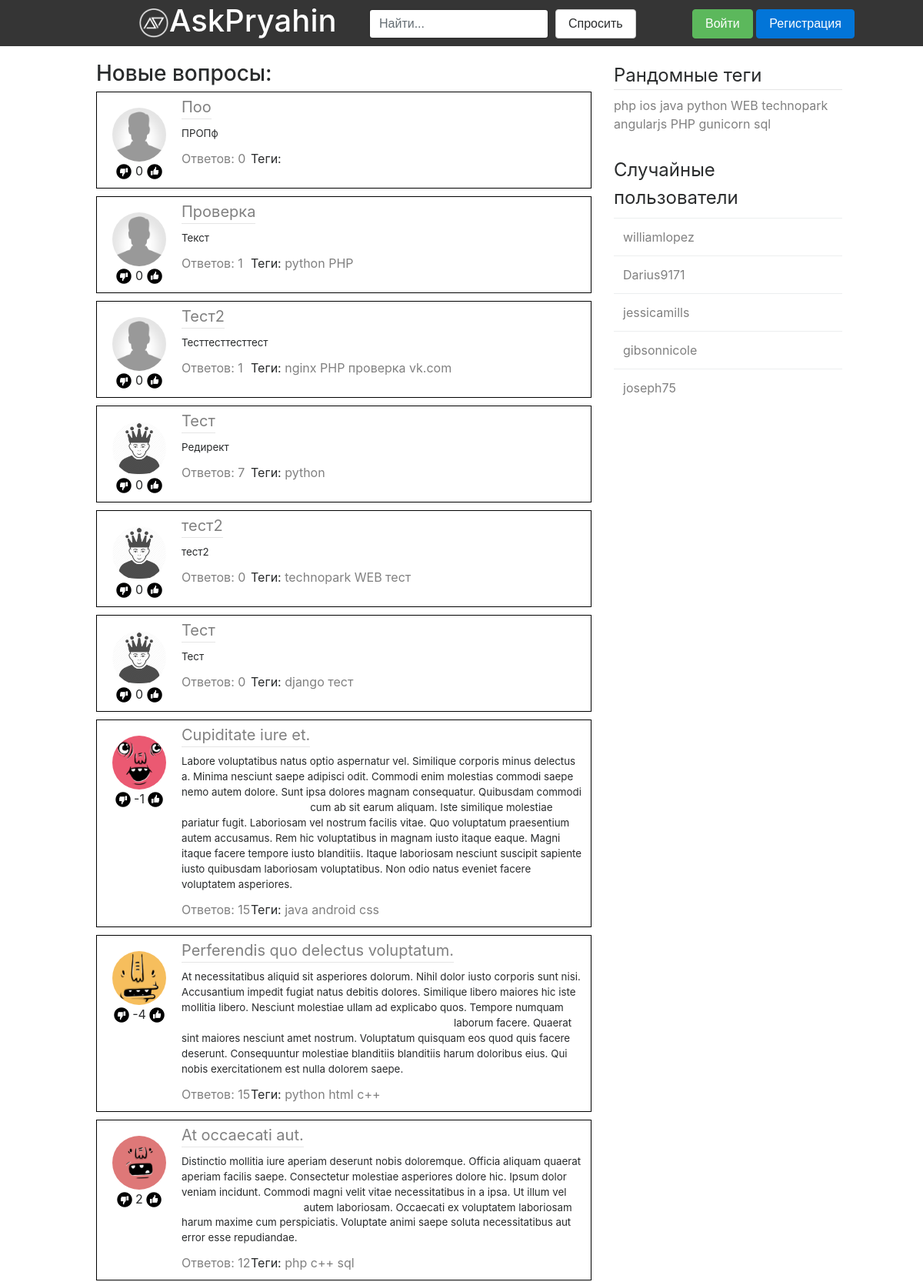
The page / (upper part) on the database its author committed.
### askapp/models.py (models this page shows, shortened)
class Question(models.Model):
    class Meta:
        verbose_name = u'Вопрос'
        verbose_name_plural = u'Вопросы'
    author =  models.ForeignKey(User, verbose_name=u'Пользователь')
    title = models.CharField(max_length = 100, verbose_name=u'Заголовок')
    text = models.TextField(verbose_name=u'Текст')
    rating = models.IntegerField(default = 0, verbose_name=u'Рейтинг')
    count_answers = models.IntegerField(default = 0, verbose_name=u'Количество ответов')
    tags = models.ManyToManyField(Tag, verbose_name=u'Тег')
    isVote = models.BooleanField(default = True, verbose_name=u'Голосование')
    date = models.DateTimeField(default = timezone.now, verbose_name=u'Дата создания')
    objects = QuestionManager()

class Profile(models.Model):
    class Meta:
        verbose_name=u'Профиль'
        verbose_name_plural=u'Профили'
    user = models.OneToOneField(User, verbose_name=u'Пользователь')
    avatar = models.ImageField(upload_to='avatars')
    objects = ProfileManager()

class Tag(models.Model):
    class Meta:
        verbose_name = u'Тег'
        verbose_name_plural = u'Теги'
    text = models.CharField(max_length=15, verbose_name='Tag')
    def __str__(self):
        return self.text

### askapp/views.py (the view)
# urls.py: url(r'^$', views.index, name='index'),
def index(request, page='1'):
    questions = pagination(request, Question.objects.newest(), 20, page)
    questions.paginator.baseurl = "/"
    return render(request, 'index.html', {'tags': randomTags(Tag), 'users': randomUsers(User), 'questions' : questions})

### askapp/func.py (called while the page is built)
def pagination(request, data, count, page):
    paginator = Paginator(data, count)
    get = request.GET.get('page')
    if get:
        page = int(get)
    try:
        paginator_datas_list = paginator.page(int(page))
    except PageNotAnInteger:
        data_list = paginator.page(1)
    except EmptyPage:
        paginator_datas_list = paginator.page(paginator.num_pages)
    return paginator_datas_list

def randomTags(Tag):
    tags = []
    for i in range(Tag.objects.count()):
        tags.append(str(Tag.objects.get(id=i + 1)))
    np.random.shuffle(tags)
    return tags[:10]

def randomUsers(User):
    users = []
    for i in range(User.objects.count()):
        users.append(str(User.objects.get(id=i + 1)))
    np.random.shuffle(users)
    return users[:5]

### askapp/models.py (called while the page is built)
    def newest(self):
        return self.order_by('-date')

### templates/index.html (shortened to what this page needs)
{% extends "base.html"%}
{% block content %}
{% load static %}
<h3>Новые вопросы:</h3>
{% for question in questions %}
            <div class="question">
               <div class="question-avatar">
                  <img src="{{ question.author.profile.avatar.url }}" class="rounded-circle question-avatar-img">
               </div>
               <div class="question-like">
                  <a href="#"><img src="{% static 'img/black-dislike.png' %}" class="like-img"></a>
                  {{ question.rating }}
                  <a href="#"><img src="{% static 'img/like-black.png' %}" class="like-img"></a></div>
               <div class="question-title bot">
                  <a href="{% url 'question' question.id %}">{{ question.title }}</a>
               </div>
               <div class="question-preview">{{ question.text }}</div>
               <div class="question-answers"><a href="{% url 'question' question.id %}">Ответов: {{ question.count_answers }}</a></div>
               <div class="question-tags">Теги:
               {% for tag in question.tags.all %}
                  <a href="{% url 'questions_by_tag' tag %}"> {{ tag }} </a>
               {% endfor %}
               </div>
               <div class="clearfix"></div>
            </div>
{% endfor %}
{% endblock %}

### templates/base.html (shortened to what this page needs)
{% load static %}
<!DOCTYPE html>
<html>
   <head>
      <link rel="stylesheet" type="text/css" href="{% static 'bootstrap-4.0.0-alpha.6-dist/css/bootstrap.min.css' %}">
      <link rel="stylesheet" type="text/css" href="{% static 'css/style.css' %}" />
   </head>
   <body>
      <div class="header">
         <div class="logo">
            <a href="{% url 'index' %}">
               <img src="{% static 'img/ap_logo.png' %}" class="logo-img d-inline-block">
               <h1 class="logo-title">AskPryahin</h1>
            </a>
         </div>
         <div class="search">
            <form class="form-inline" action="/search">
               <input type="text" class="form-control" name="q" placeholder="Найти...">
               &nbsp;&nbsp;<button type="button" class="btn btn-secondary" onClick='location.href="{% url 'ask' %}"'>Спросить</button>
            </form>
         </div>
         <div class="user">
         {% if request.user.is_authenticated %}
            <img src="{{ request.user.profile.avatar.url }}" class="rounded-circle header-avatar">
            <div class="user-block">
               <div class="user-name">{{ request.user.username }}</div>
               <div class="user-options">
                  <a href="{% url 'settings' %}">Настройки</a>
                  <a href="{% url 'logout' %}?continue={{ request.path }}">Выйти</a>
               </div>
            </div>
         {% else %}
            <div class="form-actions">
               <button type="submit" class="btn btn-success" onClick='location.href="{% url 'login' %}?continue={{ request.path }}"'>Войти</button>
               <button type="button" class="btn btn-primary" onClick='location.href="{% url 'signup' %}"'>Регистрация</button>
            </div>
         {% endif %}
         </div>
      </div>
      <div class="content">
         <div class="left">
            {% block content %}{% endblock %}
         </div>
         <div class="right">
            <div class="tags">
               <fieldset>
                  <legend class="bot">Рандомные теги</legend>
                  {% for tag in tags %}
                     <a href="{% url 'questions_by_tag' tag %}">{{ tag }}</a>
                  {% endfor %}
               </fieldset>
            </div>
            <div class="best-members">
               <legend>Случайные пользователи</legend>
               <table class="table">
                  <tbody>
                  {% for user in users %}
                     <tr><td><a href="{% url 'questions_by_user' user %}">{{ user }}</a></td></tr>
                  {% endfor %}
                  </tbody>
               </table>
            </div>
         </div>
         <div class="clearfix"></div>
      </div>
   </body>
</html>

### static/css/style.css (style rules this page uses)
a { color: grey; }
button { cursor: pointer }
.header { background: #353535; width: 100%; height: 60px; min-width: 990px; }
.logo { display: inline-block; vertical-align: middle; margin-left: 15%; margin-top: 10px; color: White; }
.logo a { color: White; text-decoration: none; }
.logo-img { width: 40px; height: 40px; }
.logo-title { margin-top: -45px; margin-left: 40px; }
.search { margin-left: 40%; margin-top: -45px; }
.user { margin-left: 75%; margin-top: -38px; }
.bot { border-bottom: 1px solid #e5e5e5 }
.content, .footer { min-width: 990px; width: 70%; margin: auto; margin-top: 20px; }
.left { width: 65%; margin-left: 20px; float: left; }
.right { width: 30%; margin-left: auto; float: right; }
.best-members { margin-top: 30px; }
.question { padding: 10px; padding-left: 0px; width: 100%; border: 1px solid #000; min-height: 125px; }
.question-avatar { height: 70px; width: 70px; margin: 10px 15px 0px 20px; }
.question-avatar-img { height: 100%; width: 100%; }
.question-like { width: 110px; margin-left: 0px; text-align: center; }
.like-img { width: 20px; height: 20px; }
.question { margin-bottom: 10px; }
.question-title { font-size: 15pt; margin-top: -110px; margin-left: 110px; float: left; }
.question-title a { text-decoration: none; }
.question-preview { font-size: 10pt; margin-left: 110px; margin-top: -70px; }
.question-answers { margin-top: 10px; margin-left: 110px; }
.question-tags { margin-left: 200px; margin-top: -24px; }

### rows shown on the page
Question: author.profile.avatar (placeholder picture), rating "0", title "Поо", text "ПРОПф", count_answers "0"
Question: author.profile.avatar (placeholder picture), rating "0", title "Проверка", text "Текст", count_answers "1"
Tag: text "python", tags "python"
Tag: text "PHP", tags "PHP"
Question: author.profile.avatar (placeholder picture), rating "0", title "Тест2", text "Тесттесттесттест", count_answers "1"
Tag: text "nginx"
Tag: text "проверка"
Tag: text "vk.com"
Question: author.profile.avatar (picture), rating "0", title "Тест", text "Редирект", count_answers "7"
Question: author.profile.avatar (picture), rating "0", title "тест2", text "тест2", count_answers "0"
Tag: text "technopark", tags "technopark"
Tag: text "WEB", tags "WEB"
Tag: text "тест"
Question: author.profile.avatar (picture), rating "0", title "Тест", text "Тест", count_answers "0"
Tag: text "django"
Question: author.profile.avatar (picture), rating "-1", title "Cupiditate iure et.", text "Labore voluptatibus natus optio aspernatur vel. Similique corporis minus delectus a. Minima nesciunt saepe adipisci odit. Commodi enim molestias commodi saepe nemo autem dolore. Sunt ipsa dolores magnam consequatur. Quibusdam commodi cum ab sit earum aliquam. Iste similique molestiae pariatur fugit. Laboriosam vel nostrum facilis vitae. Quo voluptatum praesentium autem accusamus. Rem hic voluptatibus in magnam iusto itaque eaque. Magni itaque facere tempore iusto blanditiis. Itaque laboriosam nesciunt suscipit sapiente iusto quibusdam laboriosam voluptatibus. Non odio natus eveniet facere voluptatem asperiores.", count_answers "15"
Tag: text "java", tags "java"
Tag: text "android"
Tag: text "css"
Question: author.profile.avatar (picture), rating "-4", title "Perferendis quo delectus voluptatum.", text "At necessitatibus aliquid sit asperiores dolorum. Nihil dolor iusto corporis sunt nisi. Accusantium impedit fugiat natus debitis dolores. Similique libero maiores hic iste mollitia libero. Nesciunt molestiae ullam ad explicabo quos. Tempore numquam laborum facere. Quaerat sint maiores nesciunt amet nostrum. Voluptatum quisquam eos quod quis facere deserunt. Consequuntur molestiae blanditiis blanditiis harum doloribus eius. Qui nobis exercitationem est nulla dolorem saepe.", count_answers "15"
Tag: text "html"
Tag: text "c++"
Question: author.profile.avatar (picture), rating "2", title "At occaecati aut.", text "Distinctio mollitia iure aperiam deserunt nobis doloremque. Officia aliquam quaerat aperiam facilis saepe. Consectetur molestiae asperiores dolore hic. Ipsum dolor veniam incidunt. Commodi magni velit vitae necessitatibus in a ipsa. Ut illum vel autem laboriosam. Occaecati ex voluptatem laboriosam harum maxime cum perspiciatis. Voluptate animi saepe soluta necessitatibus aut error esse repudiandae.", count_answers "12"
Tag: text "php", tags "php"
Tag: text "sql", tags "sql"
Tag: tags "ios"
Tag: tags "angularjs"
Tag: tags "gunicorn"

### other values the page prints
{{ user }} "williamlopez" "Darius9171" "jessicamills" "gibsonnicole" "joseph75"
